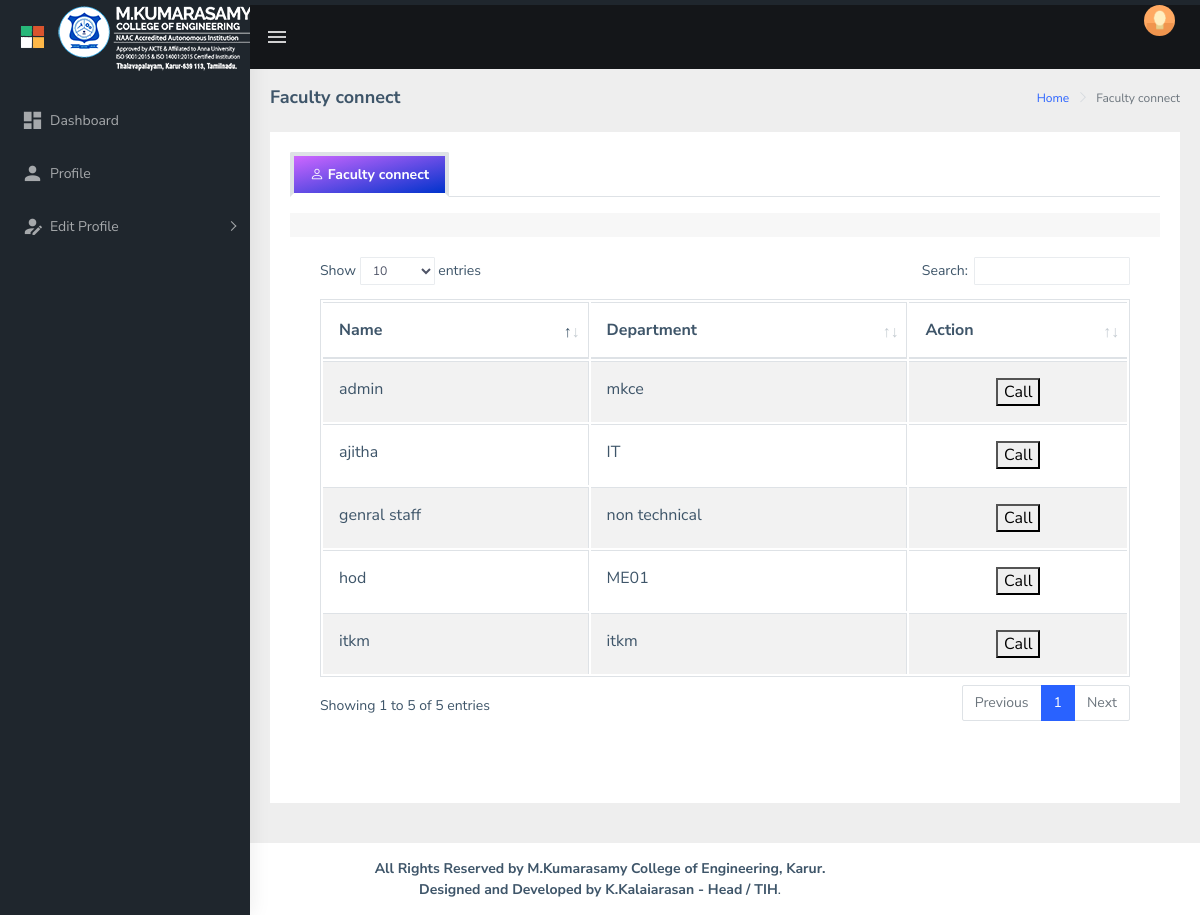
The app's page /ctest.php (signed in) with its own data.
### tables this page shows
CREATE TABLE `faculty` (
  `uid` int(100) NOT NULL,
  `id` varchar(100) NOT NULL,
  `name` varchar(100) NOT NULL,
  `dept` varchar(50) NOT NULL,
  `design` varchar(50) NOT NULL,
  `role` varchar(50) NOT NULL,
  `doj` date NOT NULL,
  `pass` varchar(50) NOT NULL,
  `cert` varchar(100) NOT NULL,
  `bc` int(200) NOT NULL,
  `ac` int(200) NOT NULL
);

### ctest.php (the view, shortened to what this page needs)
<?php
require 'config.php';
?>
<html dir="ltr" lang="en">
<head>
    <link href="assets/libs/jquery-steps/jquery.steps.css" rel="stylesheet">
    <link href="assets/libs/jquery-steps/steps.css" rel="stylesheet">
	<link rel="stylesheet" type="text/css" href="assets/libs/bootstrap-datepicker/dist/css/bootstrap-datepicker.min.css">
    <link href="dist/css/style.min.css" rel="stylesheet">
	<link href="assets/libs/datatables.net-bs4/css/dataTables.bootstrap4.css" rel="stylesheet">
	<link href="https://cdn.jsdelivr.net/npm/bootstrap-icons@1.5.0/font/bootstrap-icons.css" rel="stylesheet">
	<link rel="stylesheet" href="https://cdnjs.cloudflare.com/ajax/libs/font-awesome/6.4.0/css/fontawesome.min.css" />
    <link rel="stylesheet" href="//cdn.jsdelivr.net/npm/alertifyjs@1.13.1/build/css/alertify.min.css"/>
</head>
<body>
    <div id="main-wrapper">
        <header class="topbar" data-navbarbg="skin5">
            <nav class="navbar top-navbar navbar-expand-md navbar-dark">
                <div class="navbar-header" data-logobg="skin5">
                    <a class="navbar-brand" href="index.html">
                        <b class="logo-icon p-l-10">
                            <img src="assets/images/logo-icon.png" alt="homepage" class="light-logo" />
                        </b>
                        <span class="logo-text">
                             <img src="assets/images/srms.png" alt="homepage" class="light-logo" />
                        </span>
                    </a>
                </div>
                <div class="navbar-collapse collapse" id="navbarSupportedContent" data-navbarbg="skin5">
                    <ul class="navbar-nav float-left mr-auto">
                        <li class="nav-item d-none d-md-block"><a class="nav-link sidebartoggler waves-effect waves-light" href="javascript:void(0)" data-sidebartype="mini-sidebar"><i class="mdi mdi-menu font-24"></i></a></li>
                    </ul>
                    <ul class="navbar-nav float-right">
                        <li class="nav-item dropdown">
                            <a class="nav-link dropdown-toggle text-muted waves-effect waves-dark pro-pic" href="" data-toggle="dropdown" aria-haspopup="true" aria-expanded="false"><img src="assets/images/users/1.jpg" alt="user" class="rounded-circle" width="31"></a>
                        </li>
                    </ul>
                </div>
            </nav>
        </header>
         <aside class="left-sidebar" data-sidebarbg="skin5">
            <div class="scroll-sidebar">
                <nav class="sidebar-nav">
                    <ul id="sidebarnav" class="p-t-30">
                        <li class="sidebar-item"> <a class="sidebar-link waves-effect waves-dark sidebar-link" href="main.php" aria-expanded="false"><i class="mdi mdi-view-dashboard"></i><span class="hide-menu">Dashboard</span></a></li>
                        <li class="sidebar-item"> <a class="sidebar-link waves-effect waves-dark sidebar-link" href="profile.php" aria-expanded="false"><i class="mdi mdi-account"></i><span class="hide-menu">Profile</span></a></li>
                        <li class="sidebar-item"> <a class="sidebar-link has-arrow waves-effect waves-dark" href="javascript:void(0)" aria-expanded="false"><i class="mdi mdi-account-edit"></i><span class="hide-menu">Edit Profile</span></a>
                        </li>
                    </ul>
                </nav>
            </div>
        </aside>
        <div class="page-wrapper">
            <div class="page-breadcrumb">
                <div class="row">
                    <div class="col-12 d-flex no-block align-items-center">
                        <h4 class="page-title">Faculty connect</h4>
                        <div class="ml-auto text-right">
                            <nav aria-label="breadcrumb">
                                <ol class="breadcrumb">
                                    <li class="breadcrumb-item"><a href="#">Home</a></li>
                                    <li class="breadcrumb-item active" aria-current="page">Faculty connect</li>
                                </ol>
                            </nav>
                        </div>
                    </div>
                </div>
            </div>
            <div class="container-fluid">
                <div class="card">
                    <div class="card-body wizard-content">
						<div class="card">
                            <ul class="nav nav-tabs mb-3" role="tablist">
                                <li class="nav-item"> <a class="nav-link active" data-toggle="tab" href="#home" role="tab"><span class="hidden-sm-up"></span> <span class="hidden-xs-down"><i class="bi-person"></i><b> Faculty connect</b></span></a> </li>
                            </ul>
	<div class="tab-content tabcontent-border">
      <div class="tab-pane active" id="home" role="tabpanel">
    <div class="row">
        <div class="col-md-12">
            <div class="card">
                <div class="card-header">
                </div>
                <div class="card-body">
 <div class="table-responsive">
                    <table id="myTable2" class="table table-bordered table-striped">
										<thead>
                                            <tr>
												<th><b>Name</b></th>
												<th><b>Department</b></th>
												<th><b>Action</b></th>
                                            </tr>
                                        </thead>
								<tbody>
                            <?php
										$query = "SELECT * FROM faculty";
										$query_run = mysqli_query($db, $query);
										if(mysqli_num_rows($query_run) > 0)
										{
											foreach($query_run as $student)
											{
												$m="7708331331";
                                    ?>
                                            <tr>
                                                <td><span><?= $student['name']?></span></td>
												<td><span><?= $student['dept']?></span></td>
												<td align="center">
												<button onclick="document.location.href = 'tel:<?php echo $m;?>'">Call</button>
												</td>
                                            </tr>
                                     <?php
											}
                            }
                            ?>
                                        </tbody>
                    </table>
                </div>
				</div>
            </div>
        </div>
    </div>
</div>
                            </div>
							</div>
                    </div>
                </div>
            </div>
			</div>
			</div>
</body>
</html>

### ctest.php (style rules this page uses)
.d-none { display:none; }

### records on screen
faculty: name "hod", dept "ME01"
faculty: name "ajitha", dept "IT"
faculty: name "admin", dept "mkce"
faculty: name "itkm", dept "itkm"
faculty: name "genral staff", dept "non technical"
